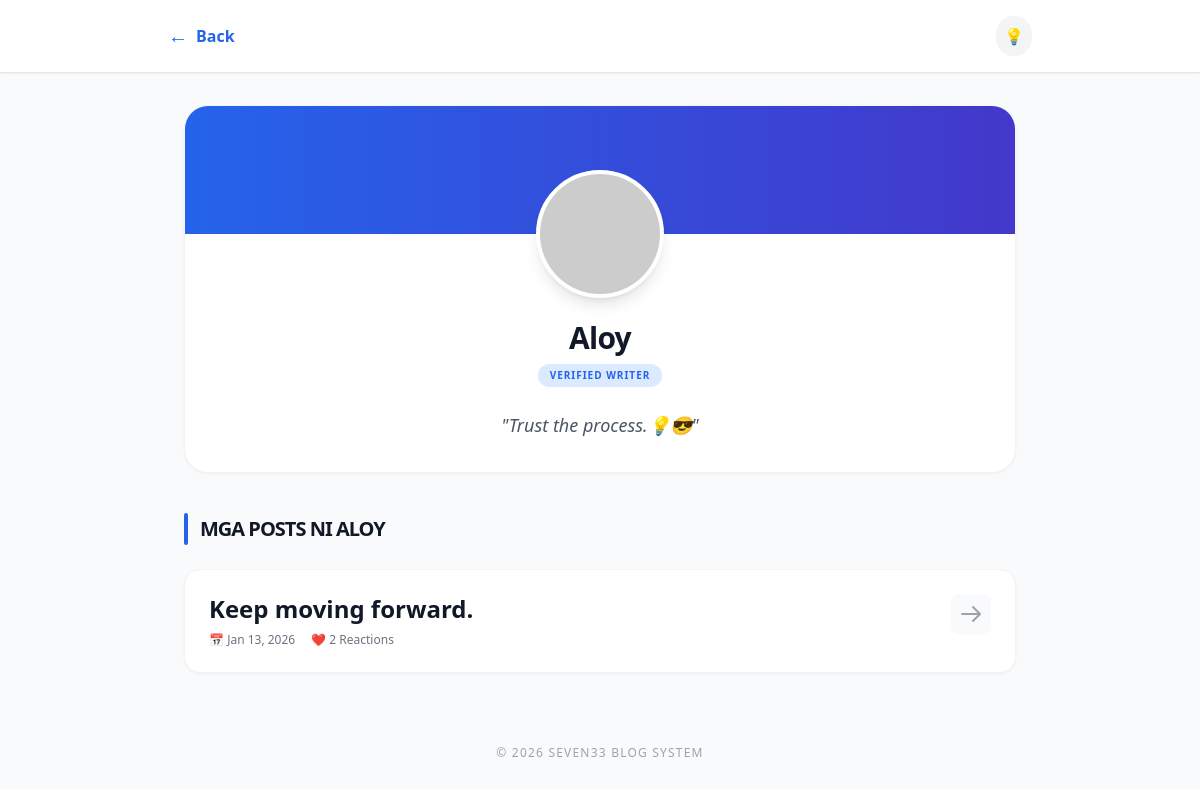
/profile/Aloy, run on the app's committed database.
### app.py (models this page shows)
class User(db.Model):
    id = db.Column(db.Integer, primary_key=True)
    username = db.Column(db.String(80), unique=True, nullable=False)
    password = db.Column(db.String(200), nullable=False)
    is_admin = db.Column(db.Boolean, default=False)
    bio = db.Column(db.Text, nullable=True)
    profile_pic = db.Column(db.String(200), default='default-avatar.png')

class Post(db.Model):
    id = db.Column(db.Integer, primary_key=True)
    title = db.Column(db.String(200), nullable=False)
    content = db.Column(db.Text, nullable=False)
    slug = db.Column(db.String(200), unique=True, nullable=False)
    author = db.Column(db.String(80), nullable=False, default="Guest")
    created_at = db.Column(db.DateTime, default=datetime.utcnow)
    approved = db.Column(db.Boolean, default=False)
    tags = db.Column(db.String(200), nullable=True)
    media_file = db.Column(db.String(200), nullable=True)
    media_type = db.Column(db.String(10), nullable=True) # 'image' or 'video'

### app.py (the view)
@app.route('/profile/<username>')
def public_profile(username):
    user_profile = User.query.filter_by(username=username).first_or_404()
    posts = Post.query.filter_by(author=username, approved=True).order_by(Post.created_at.desc()).all()
    return render_template('public_profile.html', user_profile=user_profile, posts=posts)

### app.py (called while the page is built)
@app.context_processor
def utility_processor():
    def get_user_by_username(username):
        return User.query.filter_by(username=username).first()
    return dict(get_user_by_username=get_user_by_username, get_read_time=get_read_time)

### templates/public_profile.html (shortened to what this page needs)
<!DOCTYPE html>
<html lang="en">
<head>
    <script src="https://cdn.tailwindcss.com"></script>
</head>
<body class="bg-gray-50 dark:bg-gray-900 text-gray-900 dark:text-gray-100 min-h-screen transition-colors duration-300">
<header class="bg-white dark:bg-gray-800 shadow-sm sticky top-0 z-50 border-b dark:border-gray-700">
    <div class="max-w-4xl mx-auto p-4 flex justify-between items-center">
        <div class="flex items-center gap-4">
            <a href="{{ url_for('public_home') }}" class="text-blue-600 dark:text-blue-400 font-bold flex items-center gap-2 hover:underline">
                <span class="text-xl">←</span> Back
            </a>
        </div>
        <div class="flex items-center space-x-4">
            <button id="darkToggle" class="p-2 bg-gray-100 dark:bg-gray-700 rounded-full transition hover:bg-gray-200 dark:hover:bg-gray-600">
                💡
            </button>
        </div>
    </div>
</header>
<main class="max-w-4xl mx-auto p-4 sm:p-8">
    <div class="bg-white dark:bg-gray-800 rounded-3xl shadow-sm border border-gray-100 dark:border-gray-700 overflow-hidden mb-10">
        <div class="px-6 pb-8 text-center -mt-16">
            <div class="inline-block relative">
                <img src="{{ url_for('uploaded_file', filename=user_profile.profile_pic) }}"
                     onerror="this.src='https://ui-avatars.com/api/?name={{ user_profile.username }}&background=0D8ABC&color=fff&size=128'"
                     class="w-32 h-32 rounded-full object-cover border-4 border-white dark:border-gray-800 shadow-lg mx-auto bg-white">
            </div>
            <h2 class="text-3xl font-black mt-4 tracking-tight">{{ user_profile.username }}</h2>
            <div class="flex justify-center mt-2">
                {% if user_profile.is_admin %}
                    <span class="px-3 py-1 bg-red-100 dark:bg-red-900/30 text-red-600 dark:text-red-400 text-[10px] font-black uppercase tracking-widest rounded-full">Administrator</span>
                {% else %}
                    <span class="px-3 py-1 bg-blue-100 dark:bg-blue-900/30 text-blue-600 dark:text-blue-400 text-[10px] font-black uppercase tracking-widest rounded-full">Verified Writer</span>
                {% endif %}
            </div>
            <div class="mt-6 max-w-xl mx-auto">
                <p class="text-gray-600 dark:text-gray-400 leading-relaxed text-lg italic">
                    "{{ user_profile.bio or 'Kini nga user mas pilion ang magpabiling misteryoso (no bio yet).' }}"
                </p>
            </div>
        </div>
    </div>
    <div class="flex items-center gap-3 mb-6">
        <div class="h-8 w-1 bg-blue-600 rounded-full"></div>
        <h3 class="text-xl font-black uppercase tracking-tighter">Mga Posts ni {{ user_profile.username }}</h3>
    </div>
    <div class="grid gap-6">
        {% if posts %}
            {% for post in posts %}
            <article class="post-card bg-white dark:bg-gray-800 p-6 rounded-2xl shadow-sm border border-gray-100 dark:border-gray-700 hover:border-blue-500 dark:hover:border-blue-500 transition-all">
                <div class="flex justify-between items-start gap-4">
                    <div class="flex-1">
                        <h4 class="text-2xl font-bold leading-tight mb-2">
                            <a href="{{ url_for('view_post', slug=post.slug) }}" class="hover:text-blue-600 dark:hover:text-blue-400 transition">
                                {{ post.title }}
                            </a>
                        </h4>
                        <div class="flex items-center text-xs text-gray-500 dark:text-gray-400 font-medium gap-4">
                            <span class="flex items-center gap-1">📅 {{ post.created_at.strftime('%b %d, %Y') }}</span>
                            <span class="flex items-center gap-1">❤️ {{ post.reactions.count() }} Reactions</span>
                        </div>
                    </div>
                    <a href="{{ url_for('view_post', slug=post.slug) }}" class="p-2 bg-gray-50 dark:bg-gray-700 rounded-lg text-gray-400 hover:text-blue-600 transition">
                        <svg xmlns="http://www.w3.org/2000/svg" class="h-6 w-6" fill="none" viewBox="0 0 24 24" stroke="currentColor">
                          <path stroke-linecap="round" stroke-linejoin="round" stroke-width="2" d="M14 5l7 7m0 0l-7 7m7-7H3" />
                        </svg>
                    </a>
                </div>
            </article>
            {% endfor %}
        {% else %}
            <div class="bg-white dark:bg-gray-800 p-12 rounded-3xl text-center border-2 border-dashed border-gray-200 dark:border-gray-700">
                <p class="text-gray-500 dark:text-gray-400 font-bold text-lg">Wala pa'y na-publish nga mga posts. 📝</p>
                <p class="text-sm text-gray-400">Balik-balik lang unya!</p>
            </div>
        {% endif %}
    </div>
</main>
<footer class="text-center py-10 text-gray-400 text-xs font-medium uppercase tracking-widest">
    &copy; 2026 Seven33 Blog System
</footer>
</body>
</html>

### templates/public_profile.html (style rules this page uses)
body { transition: background-color 0.3s, color 0.3s; }
.post-card { transition: all 0.2s ease-in-out; }

### data on the page
User: username "Aloy", bio "Trust the process.💡😎", username "ALOY"
Post: title "Keep moving forward.", created_at "Jan 13, 2026", reactions.count "2"
